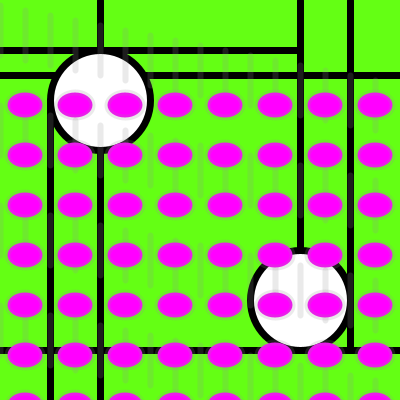
Frame 1 (no input)
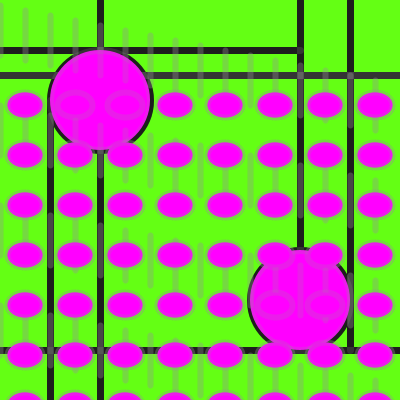
Frame 2 (the mouse pressed at the canvas centre, redrawn once)

The Processing sketch that drew these frames (run headless with seeded random() and noise(); the mouse was pressed at the canvas centre and the sketch redrawn once):

// Processing sketch: processing_133457
// ── processing_133457.pde

void setup(){
  size(400,400);
  background(100,500,20);
  noLoop();
}
void draw(){
  strokeWeight(7);
  line(300,0,300,300);
  line(350,0,350,350);
  line(300,50,0,50);
  line(0,75,400,75);
  
  line(100,0,100,400);
  line(50,400,50,100);
  line(400,350,0,350);
  line(00,75,400,75);
  ellipse(100,100,100,100);
  ellipse(300,300,100,100);

  strokeWeight(4);
float a = 0;
  while (a < 400) {
    stroke(150,50);
    strokeWeight(6);
    translate(0,5); 
    line(a,0,a,50);
    line(a,100,a,150);
    line(a,200,a,250);
    line(a,300,a,350);
    line(a,400,a,450);
    a = a + 25;
  }
  fill(300,0,300);
  strokeWeight(6);
  while(mouseX >400);
  for (int i = 25; i < 400; i = i+50) {
for (int j = 25; j < 400; j = j+50) {
ellipse(i, j, 35, 25);


  

}
  }
}
